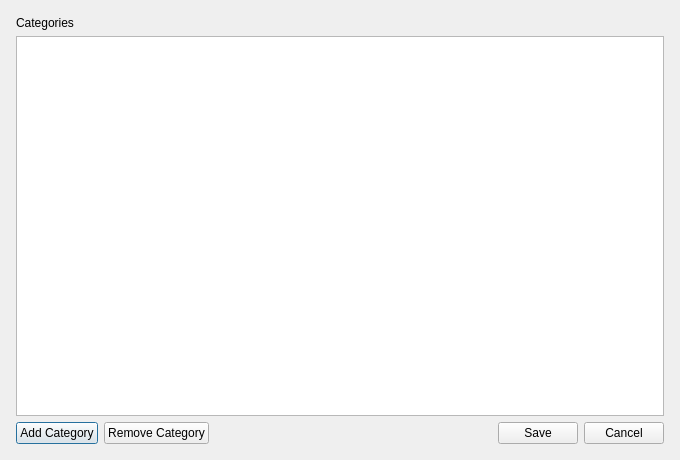
<?xml version="1.0" encoding="UTF-8"?>
<ui version="4.0">
 <class>CategoryConfigDialog</class>
 <widget class="QDialog" name="CategoryConfigDialog">
  <property name="geometry">
   <rect>
    <x>0</x>
    <y>0</y>
    <width>680</width>
    <height>460</height>
   </rect>
  </property>
  <property name="windowTitle">
   <string>Edit Categories</string>
  </property>
  <layout class="QVBoxLayout" name="verticalLayout_2">
   <item>
    <layout class="QVBoxLayout" name="verticalLayout">
     <property name="leftMargin">
      <number>5</number>
     </property>
     <property name="topMargin">
      <number>5</number>
     </property>
     <property name="rightMargin">
      <number>5</number>
     </property>
     <property name="bottomMargin">
      <number>5</number>
     </property>
     <item>
      <widget class="QLabel" name="label">
       <property name="text">
        <string>Categories</string>
       </property>
      </widget>
     </item>
     <item>
      <widget class="QTableView" name="categoriesTableView"/>
     </item>
     <item>
      <layout class="QHBoxLayout" name="horizontalLayout">
       <item>
        <widget class="QPushButton" name="addButton">
         <property name="text">
          <string>Add Category</string>
         </property>
         <property name="icon">
          <iconset theme="list-add"/>
         </property>
        </widget>
       </item>
       <item>
        <widget class="QPushButton" name="removeButton">
         <property name="text">
          <string>Remove Category</string>
         </property>
         <property name="icon">
          <iconset theme="edit-delete"/>
         </property>
        </widget>
       </item>
       <item>
        <spacer name="horizontalSpacer">
         <property name="orientation">
          <enum>Qt::Horizontal</enum>
         </property>
         <property name="sizeHint" stdset="0">
          <size>
           <width>40</width>
           <height>20</height>
          </size>
         </property>
        </spacer>
       </item>
       <item>
        <widget class="QPushButton" name="saveButton">
         <property name="text">
          <string>Save</string>
         </property>
         <property name="icon">
          <iconset theme="document-save"/>
         </property>
        </widget>
       </item>
       <item>
        <widget class="QPushButton" name="cancelButton">
         <property name="text">
          <string>Cancel</string>
         </property>
        </widget>
       </item>
      </layout>
     </item>
    </layout>
   </item>
  </layout>
 </widget>
 <resources/>
 <connections>
  <connection>
   <sender>cancelButton</sender>
   <signal>clicked()</signal>
   <receiver>CategoryConfigDialog</receiver>
   <slot>close()</slot>
   <hints>
    <hint type="sourcelabel">
     <x>632</x>
     <y>438</y>
    </hint>
    <hint type="destinationlabel">
     <x>341</x>
     <y>230</y>
    </hint>
   </hints>
  </connection>
 </connections>
</ui>
